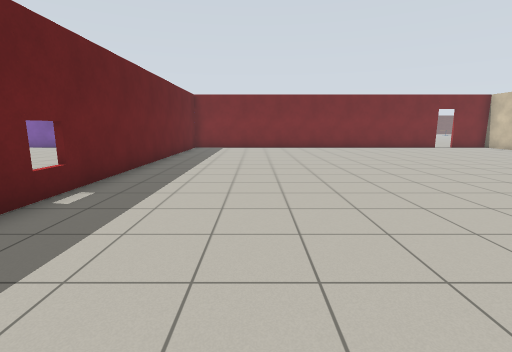
View 1 (above)

16 first-person views from a walk through a Gazebo world. The camera is 1.2 m above the floor, tilts 10° down and sees 85° across. The floor is counted in squares, 1 m on a side. Each view is taken from the middle of a square. On the plan, view 1 faces up. The plan holds only what a view shows up to about 12 squares ahead; the rest is blank. The place goes on beyond the plan. Simple patterns stand in for the simulator's built-in surfaces.

View 2
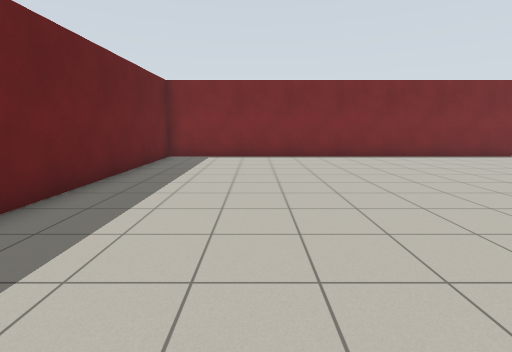

View 3
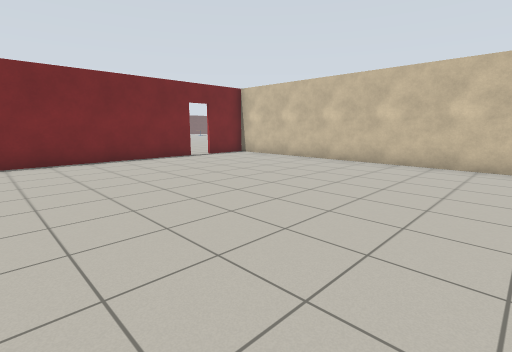

View 4
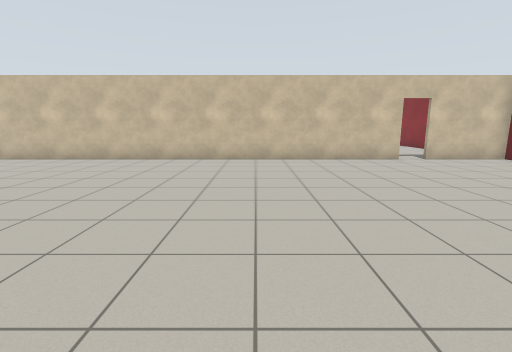

View 5
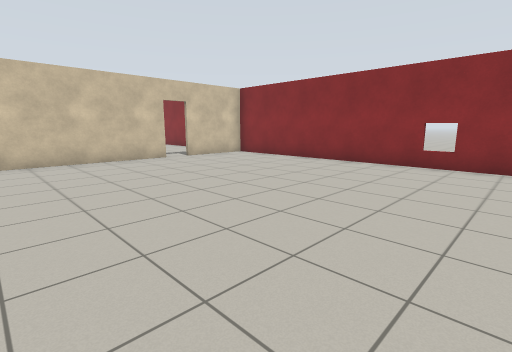

View 6
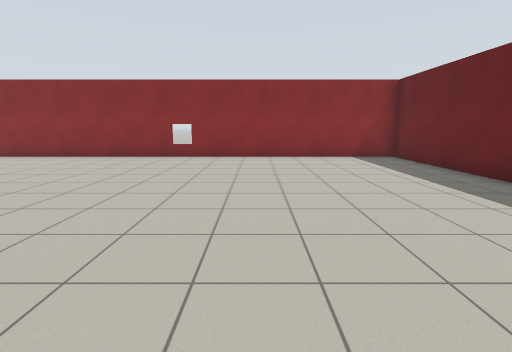

View 7
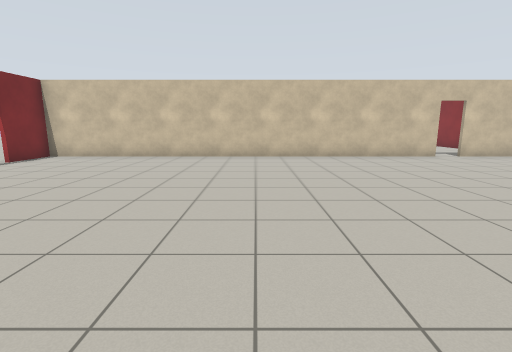

View 8
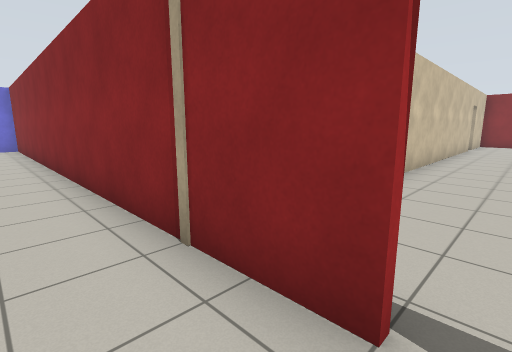

View 9
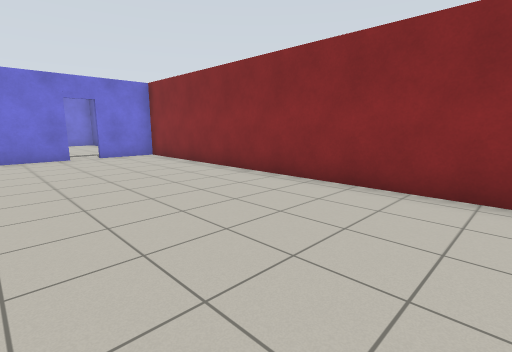

View 10
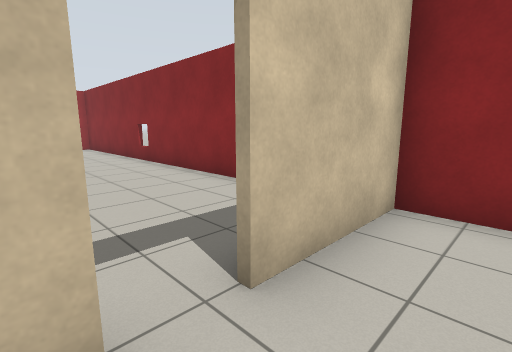

View 11
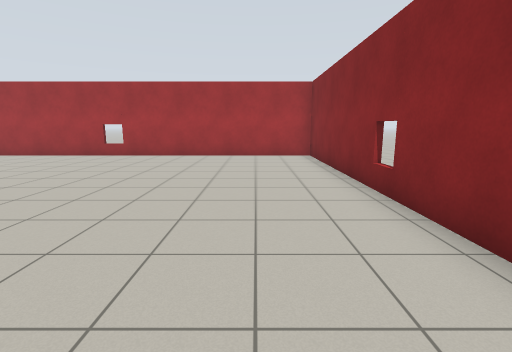

View 12
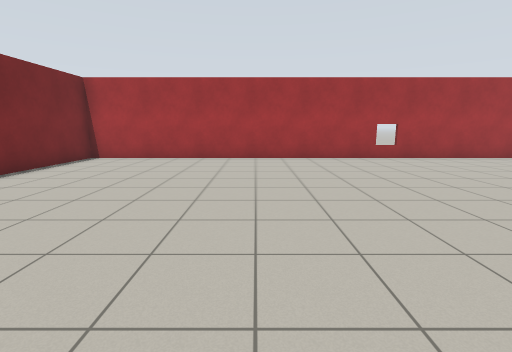

View 13
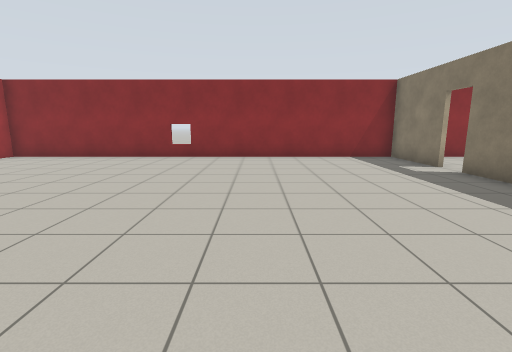

View 14
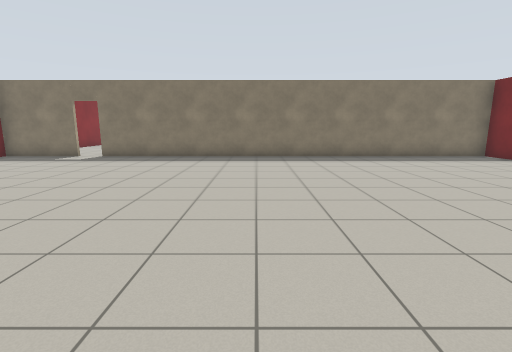

View 15
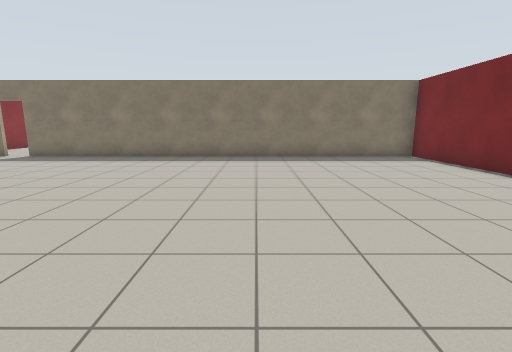

View 16
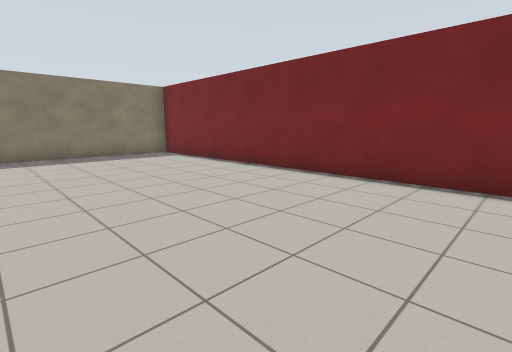

### Floor plan
Points are (right, up) in squares from view 1. A wall is a line through its corners. A room is listed if a view was taken in it or the views show most of it. See-through windows are left out.
Room 1 (views 1, 2, 3, 4, 5, 6, 7, 10)
walls: (-3.5, 2.1) (-3.5, -3.3) (13.9, -3.3); (13.4, 0.6) (13.4, 16.6); (10.5, 16.4) (-3.5, 16.4) (-3.5, 3.6); (13.9, 16.4) (11.4, 16.4); (13.4, -3.4) (13.4, -0.2)
ways out: open door at (11, 16.5) to room 2; open door at (13.5, 0) to room 3
Room 2 (views 8, 9)
walls: (11.4, 16.6) (28.9, 16.6); (28.8, 19.6) (28.8, 21.6); (28.8, 15.9) (28.8, 18.7)
ways out: open door at (11, 16.5) to room 1; open door at (29, 19)
Room 3 (views 11, 12, 13, 14, 15, 16)
walls: (13.5, -0.2) (13.5, -3.4); (13.5, 16.5) (13.5, 0.6); (28.9, 16.4) (13.9, 16.4); (13.9, -3.3) (28.8, -3.3) (28.8, 15.9)
ways out: open door at (13.5, 0) to room 1

Positions as (right, up) in squares from view 1, and headings:
1: (0, 0), facing up
2: (0, 5), facing up
3: (4, 6), facing up-right
4: (3, 6), facing right
5: (3, 6), facing down-right
6: (2, 8), facing down
7: (2, 8), facing right
8: (11, 18), facing down-right
9: (17, 22), facing down-right
10: (12, 1), facing down-right
11: (17, -1), facing right
12: (18, 10), facing right
13: (19, 8), facing down
14: (25, 7), facing left
15: (25, 10), facing left
16: (26, 10), facing up-left
